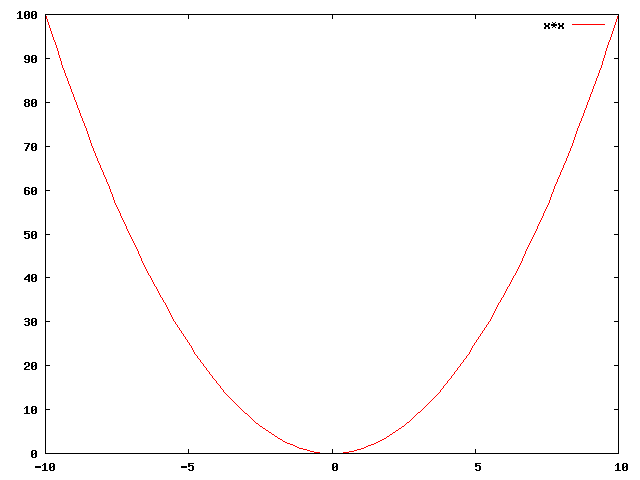

Write gnuplot code to recreate this figure.

set term png
set output "fig1.png"

p x*x
